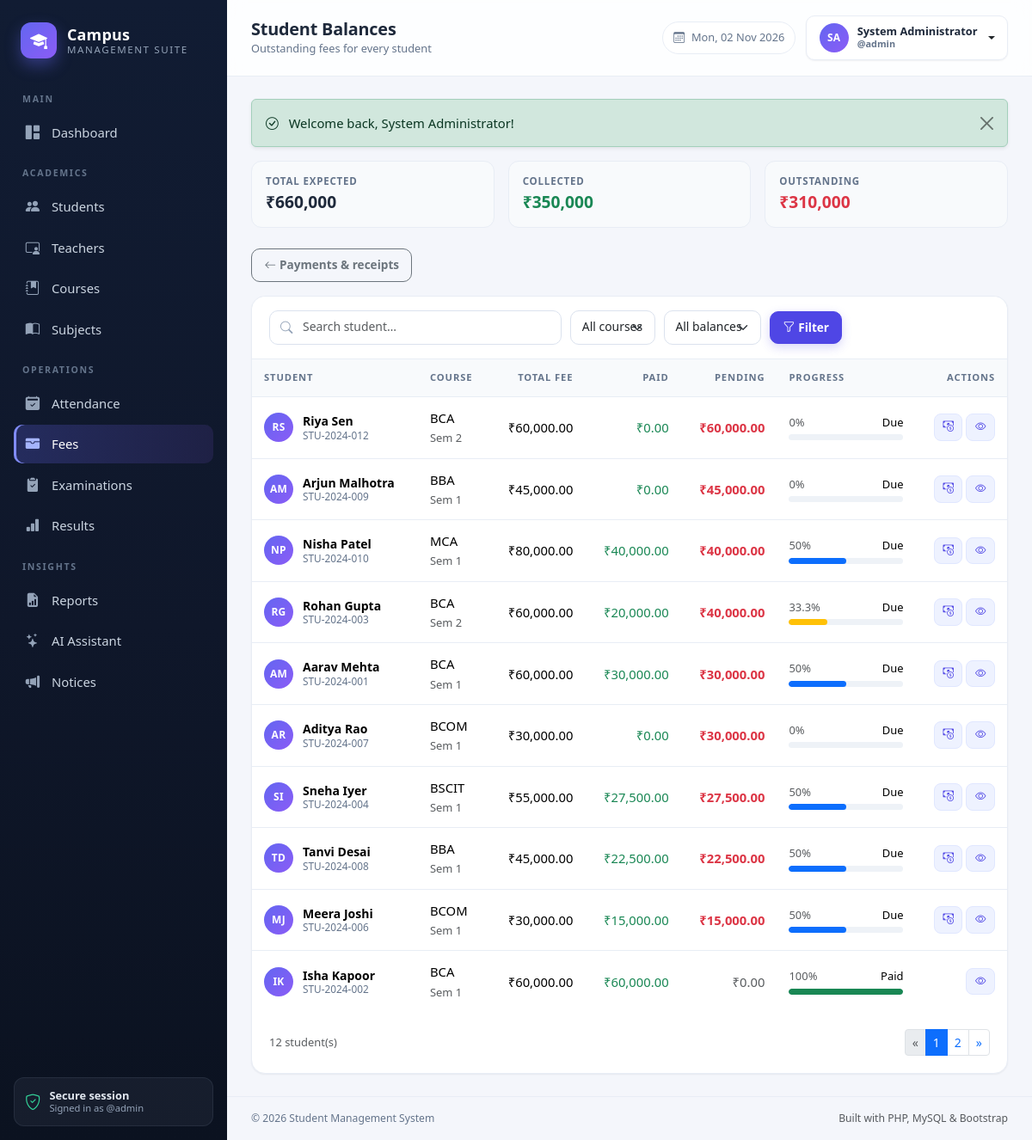
The app's page /admin/fees/balances.php (signed in) with its own data.
### tables this page shows
CREATE TABLE students (
    id INT UNSIGNED AUTO_INCREMENT PRIMARY KEY,
    student_id VARCHAR(30) NOT NULL UNIQUE,
    full_name VARCHAR(120) NOT NULL,
    email VARCHAR(120) NOT NULL UNIQUE,
    phone VARCHAR(20) DEFAULT NULL,
    gender ENUM('Male','Female','Other') DEFAULT NULL,
    dob DATE DEFAULT NULL,
    address VARCHAR(255) DEFAULT NULL,
    course_id INT UNSIGNED NOT NULL,
    semester TINYINT UNSIGNED NOT NULL DEFAULT 1,
    admission_date DATE NOT NULL,
    photo VARCHAR(255) DEFAULT NULL,
    status ENUM('Active','Inactive','Graduated') NOT NULL DEFAULT 'Active',
    created_at TIMESTAMP DEFAULT CURRENT_TIMESTAMP,
    CONSTRAINT fk_students_course FOREIGN KEY (course_id) REFERENCES courses(id) ON DELETE RESTRICT
);

### admin/fees/balances.php (the view, shortened to what this page needs)
<?php
$pdo = db();
$q        = query('q');
$where  = ['1 = 1'];
$params = [];
$having = '';
$inner = 'SELECT s.id, s.student_id, s.full_name, s.semester,
                 c.name AS course_name, c.code AS course_code, c.total_fee,
                 COALESCE(SUM(f.amount),0) AS paid
          FROM students s
          JOIN courses c ON c.id = s.course_id
          LEFT JOIN fees f ON f.student_id = s.id
          WHERE ' . implode(' AND ', $where) . '
          GROUP BY s.id, s.student_id, s.full_name, s.semester, c.name, c.code, c.total_fee' . $having;
$countStmt = $pdo->prepare('SELECT COUNT(*) FROM (' . $inner . ') AS t');
$countStmt->execute($params);
$p = paginate((int) $countStmt->fetchColumn());
$dataStmt = $pdo->prepare(
    'SELECT * FROM (' . $inner . ') AS t
     ORDER BY (t.total_fee - t.paid) DESC, t.full_name
     LIMIT ' . (int) $p['perPage'] . ' OFFSET ' . (int) $p['offset']
);
$dataStmt->execute($params);
$rows = $dataStmt->fetchAll();
$totalFee = (float) $pdo->query(
    "SELECT COALESCE(SUM(c.total_fee),0) FROM students s JOIN courses c ON c.id = s.course_id WHERE s.status = 'Active'"
)->fetchColumn();
$totalPaid = (float) $pdo->query('SELECT COALESCE(SUM(amount),0) FROM fees')->fetchColumn();
$totalPending = max(0, $totalFee - $totalPaid);
require dirname(__DIR__, 2) . '/includes/header.php';
?>
<div class="row g-3 mb-4">
    <div class="col-sm-4"><div class="mini-stat"><div class="label">Total expected</div><div class="value"><?= short_money($totalFee) ?></div></div></div>
    <div class="col-sm-4"><div class="mini-stat"><div class="label">Collected</div><div class="value text-success"><?= short_money($totalPaid) ?></div></div></div>
    <div class="col-sm-4"><div class="mini-stat"><div class="label">Outstanding</div><div class="value text-danger"><?= short_money($totalPending) ?></div></div></div>
</div>
<div class="toolbar">
    <a class="btn btn-outline-secondary" href="<?= e(url('admin/fees/index.php')) ?>">
        <i class="bi bi-arrow-left me-1"></i>Payments &amp; receipts
    </a>
</div>
<div class="card table-card">
    <div class="card-header">
        <form class="toolbar mb-0" method="get">
            <div class="search-box input-icon">
                <i class="bi bi-search"></i>
                <input class="form-control" type="search" name="q" value="<?= e($q) ?>" placeholder="Search student…">
            </div>
            <select class="form-select w-auto" name="course_id">
                <option value="">All courses</option>
            </select>
            <select class="form-select w-auto" name="status">
                <option value="">All balances</option>
            </select>
            <button class="btn btn-primary" type="submit"><i class="bi bi-funnel me-1"></i>Filter</button>
        </form>
    </div>
    <div class="table-responsive">
        <table class="table table-hover align-middle mb-0">
            <thead>
                <tr>
                    <th>Student</th>
                    <th>Course</th>
                    <th class="text-end">Total fee</th>
                    <th class="text-end">Paid</th>
                    <th class="text-end">Pending</th>
                    <th style="min-width:150px;">Progress</th>
                    <th class="text-end">Actions</th>
                </tr>
            </thead>
            <tbody>
                <?php foreach ($rows as $row): ?>
                    <?php
                    $fee = (float) $row['total_fee'];
                    $paid = (float) $row['paid'];
                    $pending = max(0, $fee - $paid);
                    $pct = $fee > 0 ? min(100, round($paid / $fee * 100, 1)) : 100;
                    ?>
                    <tr>
                        <td>
                            <div class="person-cell">
                                <span class="avatar avatar-sm"><?= e(initials($row['full_name'])) ?></span>
                                <div class="meta">
                                    <strong><?= e($row['full_name']) ?></strong>
                                    <small><?= e($row['student_id']) ?></small>
                                </div>
                            </div>
                        </td>
                        <td>
                            <span class="d-block"><?= e($row['course_code']) ?></span>
                            <small class="text-muted">Sem <?= (int) $row['semester'] ?></small>
                        </td>
                        <td class="text-end"><?= money($fee) ?></td>
                        <td class="text-end text-success"><?= money($paid) ?></td>
                        <td class="text-end <?= $pending > 0 ? 'text-danger fw-semibold' : 'text-muted' ?>"><?= money($pending) ?></td>
                        <td>
                            <div class="d-flex justify-content-between mb-1">
                                <small class="text-muted"><?= $pct ?>%</small>
                                <small><?= $pending > 0 ? 'Due' : 'Paid' ?></small>
                            </div>
                            <div class="progress">
                                <div class="progress-bar <?= $pct >= 100 ? 'bg-success' : ($pct >= 50 ? 'bg-primary' : 'bg-warning') ?>"
                                     style="width: <?= $pct ?>%"></div>
                            </div>
                        </td>
                        <td class="text-end text-nowrap">
                            <?php if ($pending > 0): ?>
                                <a class="btn btn-sm btn-soft" href="<?= e(url('admin/fees/index.php?collect=1&student_id=' . $row['id'])) ?>" title="Collect fee">
                                    <i class="bi bi-cash-coin"></i>
                                </a>
                            <?php endif; ?>
                            <a class="btn btn-sm btn-soft" href="<?= e(url('admin/students/view.php?id=' . $row['id'])) ?>" title="Student profile">
                                <i class="bi bi-eye"></i>
                            </a>
                        </td>
                    </tr>
                <?php endforeach; ?>
            </tbody>
        </table>
    </div>
    <?php if ($p['pages'] > 1): ?>
        <div class="card-body d-flex justify-content-between align-items-center flex-wrap gap-2">
            <small class="text-muted"><?= number_format((int) $p['total']) ?> student(s)</small>
        </div>
    <?php endif; ?>
</div>
<?php require dirname(__DIR__, 2) . '/includes/footer.php'; ?>

### assets/css/style.css (style rules this page uses)
:root { --brand: #4f46e5; --brand-dark: #4338ca; --brand-soft: #eef2ff; --sidebar-bg: #0f172a; --sidebar-muted: #94a3b8; --body-bg: #f4f6fb; --surface: #ffffff; --text: #1e293b; --muted: #64748b; --line: #e8edf5; --radius: 16px; --shadow-sm: 0 1px 2px rgba(15, 23, 42, .06); --shadow: 0 10px 30px rgba(15, 23, 42, .07); --sidebar-w: 264px; }
* { box-sizing: border-box; }
body { margin: 0; background: var(--body-bg); color: var(--text); font-family: "Segoe UI", system-ui, -apple-system, "Helvetica Neue", Arial, sans-serif; font-size: .925rem; -webkit-font-smoothing: antialiased; }
a { text-decoration: none; }
.avatar { display: inline-grid; place-items: center; border-radius: 50%; background: linear-gradient(135deg, #6366f1, #8b5cf6); color: #fff; font-weight: 700; letter-spacing: .3px; flex-shrink: 0; object-fit: cover; }
.avatar-sm { width: 34px; height: 34px; font-size: .75rem; }
.card { border: 1px solid var(--line); border-radius: var(--radius); box-shadow: var(--shadow-sm); }
.card-header { background: #fff; border-bottom: 1px solid var(--line); border-radius: var(--radius) var(--radius) 0 0 !important; padding: 16px 20px; font-weight: 600; }
.card-body { padding: 20px; }
.table { --bs-table-bg: transparent; margin-bottom: 0; }
.table > :not(caption) > * > * { padding: 13px 14px; border-bottom-color: var(--line); vertical-align: middle; }
.table thead th { font-size: .7rem; text-transform: uppercase; letter-spacing: .08em; color: var(--muted); font-weight: 700; background: #f8fafc; border-bottom: 1px solid var(--line) !important; white-space: nowrap; }
.table tbody tr:last-child td { border-bottom: 0; }
.table-card { overflow: hidden; }
.table-responsive { border-radius: 0 0 var(--radius) var(--radius); }
.person-cell { display: flex; align-items: center; gap: 11px; }
.person-cell .meta { display: flex; flex-direction: column; line-height: 1.25; }
.person-cell .meta strong { font-size: .875rem; }
.person-cell .meta small { color: var(--muted); font-size: .74rem; }
.btn { border-radius: 10px; font-weight: 600; font-size: .85rem; padding: .5rem .9rem; }
.btn-primary { background: var(--brand); border-color: var(--brand); box-shadow: 0 4px 12px rgba(79, 70, 229, .22); }
.btn-soft { background: var(--brand-soft); color: var(--brand); border: 1px solid #e0e7ff; }
.btn-sm { padding: .34rem .6rem; font-size: .78rem; border-radius: 8px; }
.form-control, .form-select { border-radius: 10px; border-color: #dbe2ee; padding: .55rem .8rem; font-size: .87rem; }
.input-icon { position: relative; }
.input-icon > i { position: absolute; left: 13px; top: 50%; transform: translateY(-50%); color: #94a3b8; font-size: .9rem; }
.input-icon .form-control { padding-left: 38px; }
.toolbar { display: flex; flex-wrap: wrap; gap: 10px; align-items: center; margin-bottom: 16px; }
.toolbar .search-box { flex: 1 1 220px; max-width: 340px; }
.progress { height: 7px; border-radius: 999px; background: #eef2f7; }
.progress-bar { border-radius: 999px; }
.mini-stat { padding: 14px 16px; border-radius: 12px; background: #f8fafc; border: 1px solid var(--line); height: 100%; }
.mini-stat .label { font-size: .72rem; text-transform: uppercase; letter-spacing: .07em; color: var(--muted); font-weight: 600; }
.mini-stat .value { font-size: 1.2rem; font-weight: 700; margin-top: 2px; }

### records on screen
students: full_name "RS", full_name "Riya Sen", student "STU-2024-012", course_code "BCA", semester "2", fee "₹60,000.00", paid "₹0.00", pending "₹60,000.00", pct "0", shows "Due"
students: full_name "AM", full_name "Arjun Malhotra", student "STU-2024-009", course_code "BBA", semester "1", fee "₹45,000.00", paid "₹0.00", pending "₹45,000.00", pct "0", shows "Due"
students: full_name "NP", full_name "Nisha Patel", student "STU-2024-010", course_code "MCA", semester "1", fee "₹80,000.00", paid "₹40,000.00", pending "₹40,000.00", pct "50", shows "Due"
students: full_name "RG", full_name "Rohan Gupta", student "STU-2024-003", course_code "BCA", semester "2", fee "₹60,000.00", paid "₹20,000.00", pending "₹40,000.00", pct "33.3", shows "Due"
students: full_name "AM", full_name "Aarav Mehta", student "STU-2024-001", course_code "BCA", semester "1", fee "₹60,000.00", paid "₹30,000.00", pending "₹30,000.00", pct "50", shows "Due"
students: full_name "AR", full_name "Aditya Rao", student "STU-2024-007", course_code "BCOM", semester "1", fee "₹30,000.00", paid "₹0.00", pending "₹30,000.00", pct "0", shows "Due"
students: full_name "SI", full_name "Sneha Iyer", student "STU-2024-004", course_code "BSCIT", semester "1", fee "₹55,000.00", paid "₹27,500.00", pending "₹27,500.00", pct "50", shows "Due"
students: full_name "TD", full_name "Tanvi Desai", student "STU-2024-008", course_code "BBA", semester "1", fee "₹45,000.00", paid "₹22,500.00", pending "₹22,500.00", pct "50", shows "Due"
students: full_name "MJ", full_name "Meera Joshi", student "STU-2024-006", course_code "BCOM", semester "1", fee "₹30,000.00", paid "₹15,000.00", pending "₹15,000.00", pct "50", shows "Due"
students: full_name "IK", full_name "Isha Kapoor", student "STU-2024-002", course_code "BCA", semester "1", fee "₹60,000.00", paid "₹60,000.00", pending "₹0.00", pct "100", shows "Paid"

### other values on screen
$group "MAIN"
$item['label'] "Dashboard"
$group "ACADEMICS"
$item['label'] "Students"
$item['label'] "Teachers"
$item['label'] "Courses"
$item['label'] "Subjects"
$group "OPERATIONS"
$item['label'] "Attendance"
$item['label'] "Fees"
$item['label'] "Examinations"
$item['label'] "Results"
$group "INSIGHTS"
$item['label'] "Reports"
$item['label'] "AI Assistant"
